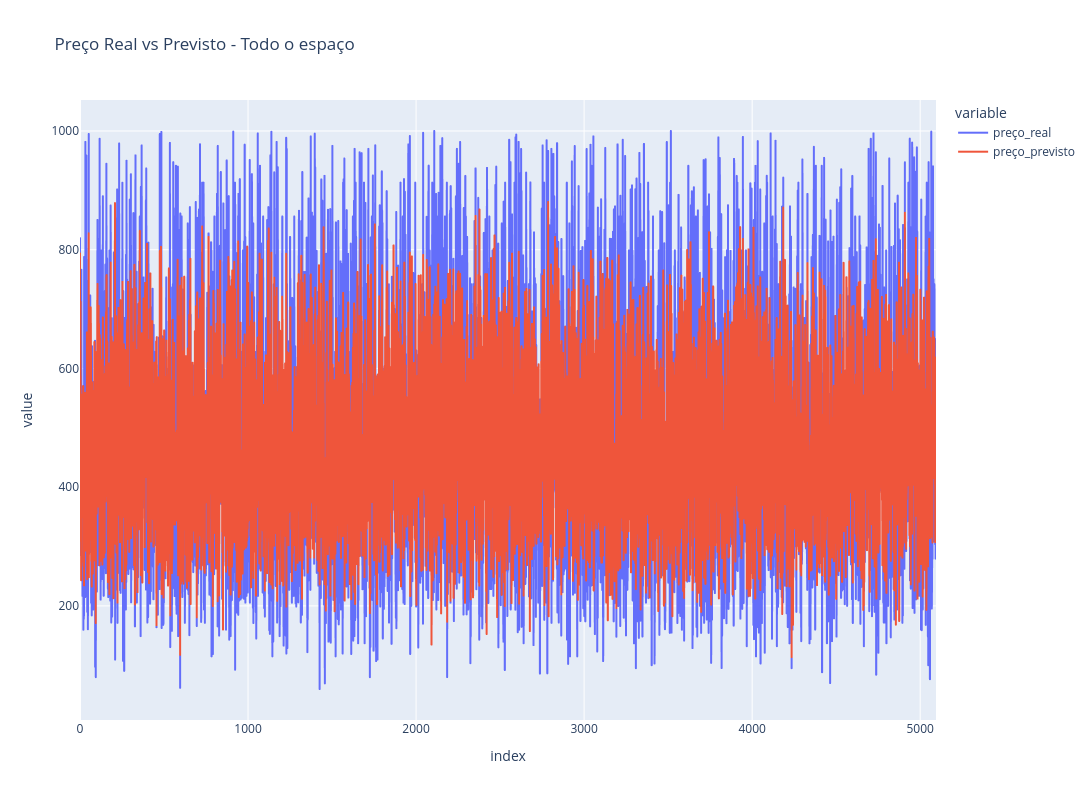

Notebook code for this chart:
### Markdown cell above
Resultado muito bom com XGBoost, principalmente para os dados de todo o espaço, no entanto houve perda de quase 40% dos dados totais devido a falta de dados em algumas das features, uma análise sem algumas features precisa ser feita.

### Code cell
import pandas as pd
import plotly.express as px

nome_do_grupo = 'Todo o espaço' 

y_real = predicoes_pricing[CASO]['arvore_xgboost'][nome_do_grupo]['y_test']
y_previsto = predicoes_pricing[CASO]['arvore_xgboost'][nome_do_grupo]['y_pred']

df_grupo_original = dfs_por_quartos[nome_do_grupo].dropna()
X_grupo = df_grupo_original.drop(columns=['price_cleaned'])
y_grupo = df_grupo_original['price_cleaned'].values

_, X_test_grupo, _, _ = train_test_split(
    X_grupo, y_grupo, test_size=0.2, random_state=RANDOM_SEED
)

df_grupo = pd.DataFrame({
    'id_imovel': X_test_grupo['id'], 
    'preço_real': y_real,            
    'preço_previsto': y_previsto     
})

df_grupo.reset_index(drop=True, inplace=True)
df_grupo['erro (%)'] = ((df_grupo['preço_real'] - df_grupo['preço_previsto']).abs() / df_grupo['preço_real'])*100

fig = px.line(df_grupo, y=['preço_real', 'preço_previsto'], 
              title=f"Preço Real vs Previsto - {nome_do_grupo}")
fig.update_layout(
    width=1500,
    height=800
)
fig.show()

print(f"Exemplos com erro >= 10% para {nome_do_grupo}:")
print(df_grupo[df_grupo['erro (%)'] >= 10].head())

### Figure 1 — Plotly figure (JSON) as saved in the notebook; plotly's stock layout.template omitted (floating-point values rounded to 4 significant figures; data arrays with more than 128 entries replaced by an {"elided": "..."} marker saying what was removed)
{"data": [{"hovertemplate": "variable=preço_real<br>index=%{x}<br>value=%{y}<extra></extra>", "legendgroup": "preço_real", "line": {"color": "#636efa", "dash": "solid"}, "marker": {"symbol": "circle"}, "mode": "lines", "name": "preço_real", "showlegend": true, "type": "scattergl", "x": {"elided": "5095 int values"}, "xaxis": "x", "y": {"elided": "5095 float values"}, "yaxis": "y"}, {"hovertemplate": "variable=preço_previsto<br>index=%{x}<br>value=%{y}<extra></extra>", "legendgroup": "preço_previsto", "line": {"color": "#EF553B", "dash": "solid"}, "marker": {"symbol": "circle"}, "mode": "lines", "name": "preço_previsto", "showlegend": true, "type": "scattergl", "x": {"elided": "5095 int values"}, "xaxis": "x", "y": {"elided": "5095 float values"}, "yaxis": "y"}], "layout": {"height": 800, "legend": {"title": {"text": "variable"}, "tracegroupgap": 0}, "title": {"text": "Preço Real vs Previsto - Todo o espaço"}, "width": 1500, "xaxis": {"anchor": "y", "domain": [0, 1], "title": {"text": "index"}}, "yaxis": {"anchor": "x", "domain": [0, 1], "title": {"text": "value"}}}}
